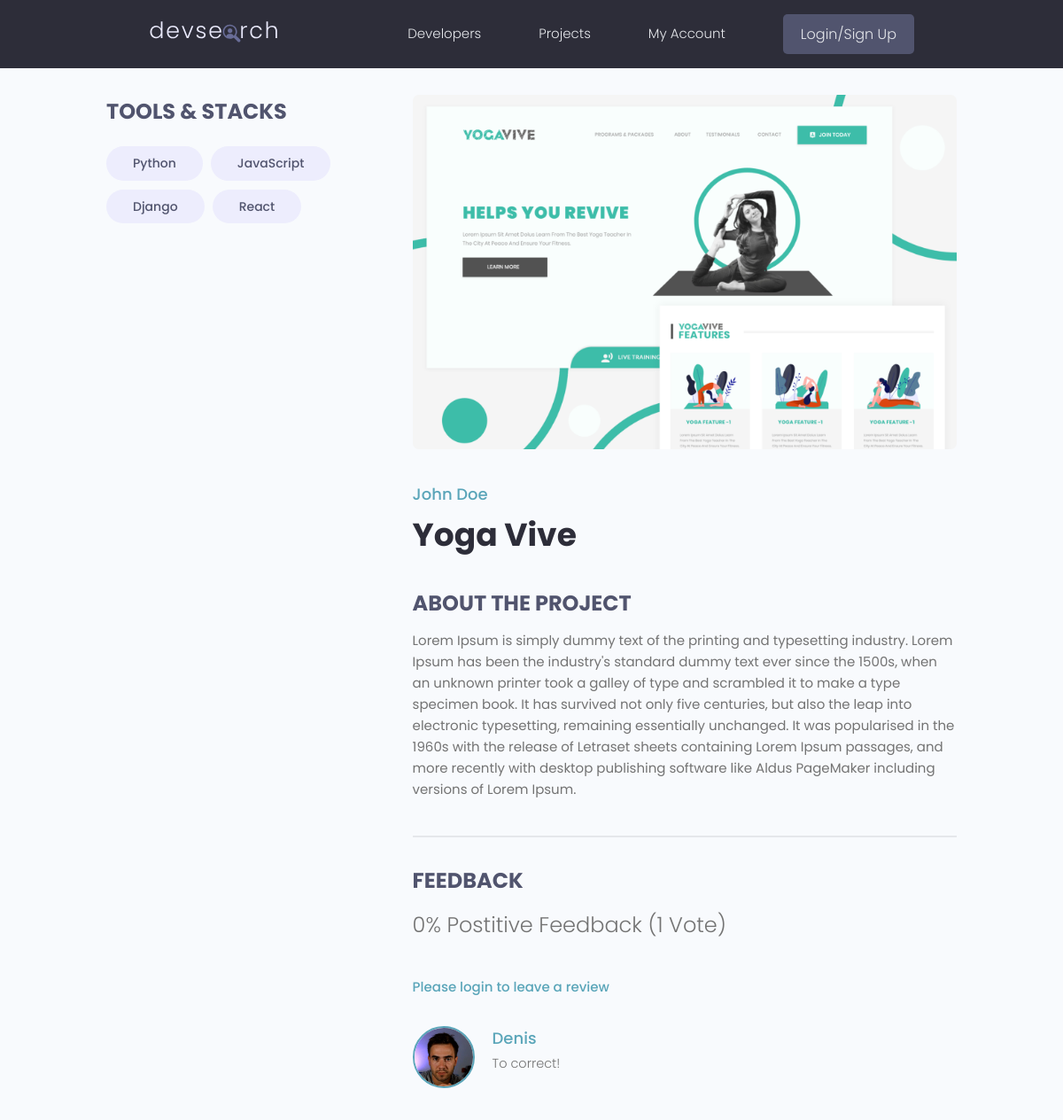
Screenshot of /projects/project/3ce7740f-5c65-41e4-b092-57ba9e2de6f3/ with the database file from the repository.
### projects/models.py (models this page shows, shortened)
class Tag(models.Model):
    name = models.CharField(max_length=200)
    created = models.DateTimeField(auto_now_add=True)
    id = models.UUIDField(default=uuid.uuid4, unique=True, primary_key=True, editable=False)
    def __str__(self):
        return self.name

class Project(models.Model):
    owner = models.ForeignKey(Profile, null=True, blank=True, on_delete=models.SET_NULL)
    title = models.CharField(max_length=200)
    description = models.TextField(null=True, blank=True)
    featured_image = models.ImageField(null=True, blank=True, default="default.jpg")
    demo_link = models.CharField(max_length=2000, null=True, blank=True)
    source_link = models.CharField(max_length=2000, null=True, blank=True)
    tags = models.ManyToManyField('Tag', blank=True)
    vote_total = models.IntegerField(default=0, null=True, blank=True)
    vote_ratio = models.IntegerField(default=0, null=True, blank=True)
    created = models.DateTimeField(auto_now_add=True)
    id = models.UUIDField(default=uuid.uuid4, unique=True, primary_key=True, editable=False)
    class Meta:
        ordering = ['-vote_ratio', '-vote_total', 'title']
    @property
    def reviewers(self):
        queryset = self.review_set.all().values_list('owner__id', flat=True)
        return queryset

class Review(models.Model):
    VOTE_TYPE = (
        ('up', 'Up Vote'),
        ('down', 'Down Vote'),
    )
    owner = models.ForeignKey(Profile, on_delete=models.CASCADE, null=True)
    project = models.ForeignKey(Project, on_delete=models.CASCADE)
    body = models.TextField(null=True, blank=True)
    value = models.CharField(max_length=200, choices=VOTE_TYPE)
    created = models.DateTimeField(auto_now_add=True)
    id = models.UUIDField(default=uuid.uuid4, unique=True, primary_key=True, editable=False)
    class Meta:
        unique_together = [['owner', 'project']]

### users/models.py (models this page shows, shortened)
class Profile(models.Model):
    user = models.OneToOneField(User, on_delete=models.CASCADE, null=True, blank=True)
    name = models.CharField(max_length=200, blank=True, null=True)
    email = models.EmailField(max_length=500, blank=True, null=True)
    username = models.CharField(max_length=200, blank=True, null=True)
    location = models.CharField(max_length=200, blank=True, null=True)
    short_intro = models.CharField(max_length=200, blank=True, null=True)
    bio = models.TextField(blank=True, null=True)
    profile_image = models.ImageField(null=True, blank=True, upload_to='profiles/', default="profiles/user-default.png")
    social_github = models.CharField(max_length=200, blank=True, null=True)
    social_twitter = models.CharField(max_length=200, blank=True, null=True)
    social_linkedin = models.CharField(max_length=200, blank=True, null=True)
    social_youtube = models.CharField(max_length=200, blank=True, null=True)
    social_website = models.CharField(max_length=200, blank=True, null=True)
    created = models.DateTimeField(auto_now_add=True)
    id = models.UUIDField(default=uuid.uuid4, unique=True, primary_key=True, editable=False)

### projects/views.py (the view, shortened to what this page needs)
# urls.py: path('project/<str:pk>/', views.getProject),
def project(request, pk):
    projectObj = Project.objects.get(id=pk)
    form = ReviewForm()
    return render(request, 'projects/single-project.html', {'project': projectObj, 'form': form})

### projects/templates/projects/single-project.html (shortened to what this page needs)
{% extends 'main.html' %}
{% block content %}
 <main class="singleProject my-md">
    <div class="container">
      <div class="layout">
        <div class="column column--1of3">
          <h3 class="singleProject__subtitle">Tools & Stacks</h3>
          <div class="singleProject__toolStack">
            {% for tag in project.tags.all %}
            <span class="tag tag--pill tag--sub tag--lg">
              <small>{{tag}}</small>
            </span>
            {% endfor %}
          </div>
        </div>
        <div class="column column--2of3">
          <img class="singleProject__preview" src="{{ project.featured_image.url }}" alt="portfolio thumbnail" />
          <a href="{% url 'user-profile' project.owner.id  %}" class="singleProject__developer">{{project.owner.name}}</a>
          <h2 class="singleProject__title">{{project.title}}</h2>
          <h3 class="singleProject__subtitle">About the Project</h3>
          <div class="singleProject__info">
            {{project.description}}
          </div>
          <div class="comments">
            <h3 class="singleProject__subtitle">Feedback</h3>
            <h5 class="project--rating">
              {{project.vote_ratio}}% Postitive Feedback ({{project.vote_total}} Vote{{project.vote_total|pluralize:"s"}})
            </h5>
            {% if request.user.profile.id in project.reviewers %}
            <p>You have already submitted your review for this project</p>
            {% elif request.user.profile == project.owner %}
            <p>You cannot review your own work</p>
            {% else %}
            <a href="{% url 'login' %}?next={{request.path}}">Please login to leave a review</a>
            {% endif %}
            <div class="commentList">
              {% for review in project.review_set.all %}
              {% if review.body %}
              <div class="comment">
                <a href="{% url 'user-profile' review.owner.id %}">
                  <img class="avatar avatar--md"
                    src="{{review.owner.profile_image.url}}" alt="user" />
                </a>
                <div class="comment__details">
                  <a href="{% url 'user-profile' review.owner.id %}" class="comment__author">{{review.owner.name}}</a>
                  <p class="comment__info">{{review.body|linebreaksbr}}</p>
                </div>
              </div>
              {% endif %}
              {% endfor %}
            </div>
          </div>
        </div>
      </div>
    </div>
  </main>
{% endblock content %}

### static/styles/app.css (style rules this page uses)
:root { --color-sub: #2d2d39; }
img { width: 100%; }
.singleProject .column--1of3 { order: 2; }
@media screen and (min-width: 1081px) { .singleProject .column--1of3 { order: 1; } }
@media screen and (min-width: 1081px) { .singleProject .column--2of3 { order: 2; } }
.singleProject__toolStack { margin-top: 2rem; margin-bottom: 4rem; }
.singleProject__preview { height: 50vh; object-fit: cover; object-position: top center; margin-bottom: 3rem; border-radius: 0.7rem; }
.singleProject__developer { font-size: 1.8rem; font-weight: 500; }
.singleProject__title { font-size: 3.6rem; font-weight: 700; color: var(--color-sub); margin-bottom: 3rem; }
.project--rating { margin-bottom: 1.6em; margin-top: .5em; }
.singleProject__subtitle { text-transform: uppercase; font-size: 2.4rem; font-weight: 700; color: var(--color-sub-light); margin-bottom: 1rem; }
.comments { margin-top: 4rem; padding-top: 3rem; border-top: 2px solid var(--color-light); }
.commentList { margin: 3rem 0; }
.comment { display: flex; gap: 2rem; }
.comment__author { font-size: 1.8rem; }
.comment__info { font-size: 1.45rem; }

### static/uikit/styles/modules/_variables.css (style rules this page uses)
:root { --color-main: #5aa5b9; --color-main-light: #e6faff; --color-sub: #3f4156; --color-sub-light: #51546e; --color-sub-lighter: #ededfd; --color-text: #737373; --color-gray: #8b8b8b; --color-light: #e5e7eb; --color-light-gray: #767676; --color-bg: #f8fafd; --color-white: #fffefd; --color-white-light: #f3f3f3; --color-success: #359e64; --color-success-bg: #def8e8; --color-error: #fc4b0b; --color-error-bg: #fff2ee; --font-base: 'Poppins', arial, helvetica, 'Segoe UI', roboto, ubuntu, sans-serif; --font-monospace: 'Fira Code', 'Courier New', courier, monospace; --font-regular: 300; --font-medium: 500; --font-bold: 700; --generic-shadow: 1px 1px 5px #00000010; --generic-transition: all 0.3s ease-in-out; }

### static/uikit/styles/modules/_base.css (style rules this page uses)
* { margin: 0; padding: 0; box-sizing: border-box; text-rendering: optimizeLegibility; color: inherit; font-size: inherit; }
html { font-size: 50%; }
@media only screen and (min-width: 480px) { html { font-size: 56.25%; } }
@media only screen and (min-width: 1200px) { html { font-size: 62.5%; } }
body { line-height: 1.6; font-weight: 400; font-size: 1.5rem; color: var(--color-text); background-color: var(--color-bg); min-height: 100vh; }

### static/uikit/styles/modules/_typography.css (style rules this page uses)
* { font-family: var(--font-base); }
h2 { font-size: 3.6rem; font-weight: var(--font-bold); }
h3 { font-size: 3.2rem; font-weight: var(--font-medium); }
h5 { font-size: 2.4rem; font-weight: var(--font-medium); }
h5, h6 { font-weight: var(--font-regular); }
p, span, strong { font-size: 1.6rem; color: var(--color-text); font-weight: var(--font-regular); }
a { padding-bottom: 2px; text-decoration: none; display: inline-block; color: var(--color-main); font-weight: var(--font-medium); }

### static/uikit/styles/modules/_utilities.css (style rules this page uses)
.container { width: 92%; max-width: 165rem; margin: 0 auto; box-sizing: border-box; }
@media screen and (min-width: 1000px) { .container { width: 90%; } }
@media screen and (min-width: 1200px) { .container { width: 80%; } }
.my-md { margin: 3rem auto; }

### static/uikit/styles/modules/_avatar.css (style rules this page uses)
.avatar { border-radius: 50%; border: 2px solid var(--color-main); object-fit: cover; }
.avatar--md { height: 7rem; width: 7rem; }

### static/uikit/styles/modules/_tag.css (style rules this page uses)
.tag { display: inline-flex; align-items: center; background-color: var(--color-sub); height: -webkit-fit-content; height: -moz-fit-content; height: fit-content; width: -webkit-fit-content; width: -moz-fit-content; width: fit-content; border-radius: 0.5rem; padding: 0.5rem 1.5rem; font-size: 1.2rem; cursor: pointer; }
.tag:not(:last-child) { margin-right: 0.25rem; margin-bottom: 0.75rem; }
.tag > small { color: var(--color-white); }
.tag--pill { border-radius: 5rem; }
.tag--sub, .tag--sub > small { background: var(--color-sub-lighter); color: var(--color-sub-light); font-weight: 500; }
.tag--lg { padding: 0.8rem 3rem; font-size: 1.4rem; }
.tag--lg:not(:last-child) { margin-right: 0.5rem; margin-bottom: 1rem; }

### static/uikit/styles/modules/_layout.css (style rules this page uses)
.layout { display: flex; flex-flow: row wrap; justify-content: space-between; }
.layout > .column { margin-bottom: 3rem; }
.layout > .column.column--1of3 { flex-basis: 30%; }
.layout > .column.column--2of3 { flex-basis: 64%; }

### rows the page displays
Tag: name "Python"
Tag: name "JavaScript"
Tag: name "Django"
Tag: name "React"
Project: featured_image (picture), owner.name "John Doe", title "Yoga Vive", description "Lorem Ipsum is simply dummy text of the printing and typesetting industry. Lorem Ipsum has been the industry's standard dummy text ever since the 1500s, when an unknown printer took a galley of type and scrambled it to make a type specimen book. It has survived not only five centuries, but also the leap into electronic typesetting, remaining essentially unchanged. It was popularised in the 1960s with the release of Letraset sheets containing Lorem Ipsum passages, and more recently with desktop publishing software like Aldus PageMaker including versions of Lorem Ipsum.", vote_ratio "0", vote_total "1"
Review: owner.profile_image (picture), owner.name "Denis", body "To correct!"
